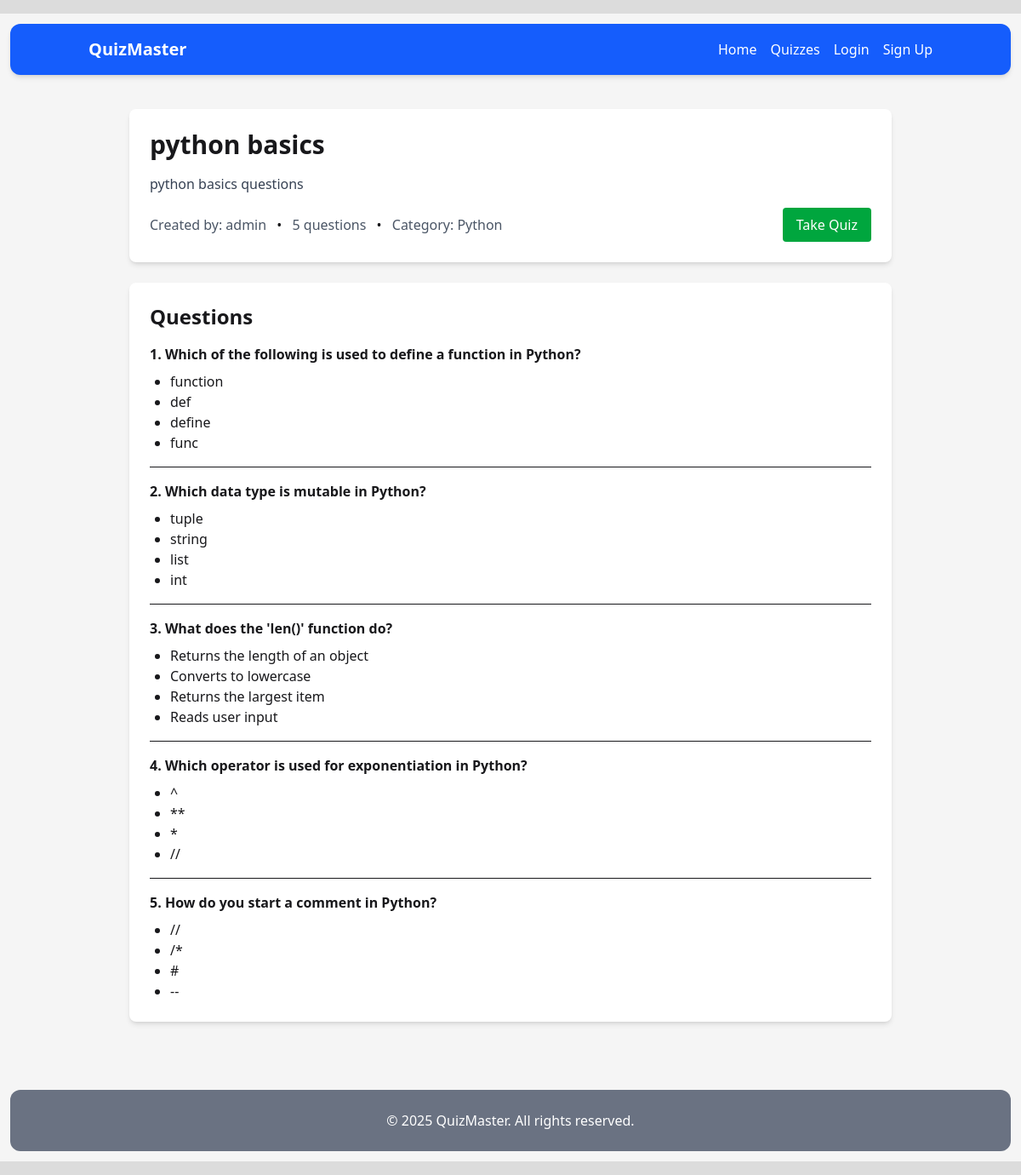
The app's page /quizzes/quiz/1/ with its own data.
### quiz/models.py (models this page shows, shortened)
class Quiz(models.Model):
    title = models.CharField(max_length=200)
    description = models.TextField(blank=True)
    category = models.ForeignKey(Category, on_delete=models.SET_NULL, null=True, related_name='quizzes')
    created_by = models.ForeignKey(User, on_delete=models.CASCADE, related_name='quizzes')
    created_at = models.DateTimeField(auto_now_add=True)
    updated_at = models.DateTimeField(auto_now=True)
    is_active = models.BooleanField(default=True)
    time_limit = models.PositiveIntegerField(help_text="Time limit in minutes", null=True, blank=True)
    max_questions = models.PositiveIntegerField(default=50)
    min_questions = models.PositiveIntegerField(default=5)
    class Meta:
        ordering = ['-created_at']

class Category(models.Model):
    name = models.CharField(max_length=100, unique=True)
    description = models.TextField(blank=True)

class Question(models.Model):
    quiz = models.ForeignKey(Quiz, on_delete=models.CASCADE, related_name='questions')
    text = models.TextField()
    order = models.PositiveIntegerField(default=0)
    points = models.PositiveIntegerField(default=1)
    class Meta:
        ordering = ['order']

class Option(models.Model):
    question = models.ForeignKey(Question, on_delete=models.CASCADE, related_name='options')
    text = models.CharField(max_length=200)
    is_correct = models.BooleanField(default=False)

### users/models.py (models this page shows, shortened)
class CustomUser(AbstractUser):
    phone_regex = RegexValidator(regex=r'^\+?1?\d{3,15}$', message="Phone number must be entered in the format: '+999999999'. Up to 15 digits allowed.") # min 3 digit
    USER_TYPES = (("admin", "Admin"), ("user", "End User"))
    user_type = models.CharField(max_length=10, choices= USER_TYPES, default="user")
    phone_number = models.CharField(validators=[phone_regex], max_length=17, blank=True, null=True)
    bio = models.TextField(null=True, blank=True)
    is_email_verified = models.BooleanField(default=False) # ---
    email_verification_token = models.UUIDField(default=uuid4, editable=False) # ---
    created_at = models.DateTimeField(auto_now_add=True)
    updated_at = models.DateTimeField(auto_now=True)

### quiz/views.py (the view)
# urls.py: path('quiz/<int:pk>/', views.QuizDetailView.as_view(), name='quiz-detail'),
class QuizDetailView(DetailView):
    model = Quiz
    template_name = 'quiz/quiz_detail.html'
    context_object_name = 'quiz'
    def get_queryset(self):
        return Quiz.objects.filter(is_active=True)
    def get_context_data(self, **kwargs):
        context = super().get_context_data(**kwargs)
        if self.request.user.is_authenticated:
            user_rating = Rating.objects.filter(quiz=self.object, user=self.request.user).first()
            context['user_rating'] = user_rating.score if user_rating else None
            context['rating_form'] = RatingForm(initial={'score': user_rating.score} if user_rating else None)
        return context

### core/templatetags/navigation_tags.py (called while the page is built)
@register.simple_tag(takes_context=True)
@register.filter
def active(context, *url_names):
    try:
        current = context['request'].resolver_match.url_name
    except Exception:
        return ''
    if current in url_names:
        return 'font-bold text-green-200 aria-current="page"'
    return ''

### quiz/templates/quiz/quiz_detail.html (shortened to what this page needs)
{% extends "base.html" %}
{% block content %}
<div class="max-w-4xl mx-auto">
    <div class="bg-white rounded-lg shadow-md p-6 mb-6">
        <h1 class="text-3xl font-bold mb-4">{{ quiz.title }}</h1>
        <p class="text-gray-700 mb-4">{{ quiz.description }}</p>
        <div class="flex justify-between items-center">
            <div>
                <span class="text-gray-600">Created by: {{ quiz.created_by.username }}</span>
                <span class="mx-2">•</span>
                <span class="text-gray-600">{{ quiz.questions.count }} questions</span>
                {% if quiz.category %}
                    <span class="mx-2">•</span>
                    <span class="text-gray-600">Category: {{ quiz.category.name }}</span>
                {% endif %}
            </div>
            <div class="flex space-x-2">
                <a href="{% url 'quiz-take' quiz.pk %}" class="bg-green-600 text-white px-4 py-2 rounded hover:bg-green-700">Take Quiz</a>
            </div>
        </div>
    </div>
    <div class="bg-white rounded-lg shadow-md p-6">
        <h2 class="text-2xl font-bold mb-4">Questions</h2>
        {% if quiz.questions.all %}
            <div class="space-y-4">
                {% for question in quiz.questions.all %}
                    <div class="border-b pb-4 last:border-0 last:pb-0">
                        <h3 class="font-semibold">{{ question.order }}. {{ question.text }}</h3>
                        <div class="mt-2 ml-6">
                            <ul class="list-disc">
                                {% for option in question.options.all %}
                                    <li>{{ option.text }}</li>
                                {% endfor %}
                            </ul>
                        </div>
                    </div>
                {% endfor %}
            </div>
        {% endif %}
    </div>
</div>
{% endblock %}

### static/css/style.css (style rules this page uses)
body { background-color:whitesmoke; }

### records on screen
Quiz: title "python basics", description "python basics questions", created_by.username "admin", questions.count "5", category.name "Python"
Question: order "1", text "Which of the following is used to define a function in Python?"
Option: text "function"
Option: text "def"
Option: text "define"
Option: text "func"
Question: order "2", text "Which data type is mutable in Python?"
Option: text "tuple"
Option: text "string"
Option: text "list"
Option: text "int"
Question: order "3", text "What does the 'len()' function do?"
Option: text "Returns the length of an object"
Option: text "Converts to lowercase"
Option: text "Returns the largest item"
Option: text "Reads user input"
Question: order "4", text "Which operator is used for exponentiation in Python?"
Option: text "^"
Option: text "**"
Option: text "*"
Option: text "//"
Question: order "5", text "How do you start a comment in Python?"
Option: text "//"
Option: text "/*"
Option: text "#"
Option: text "--"
